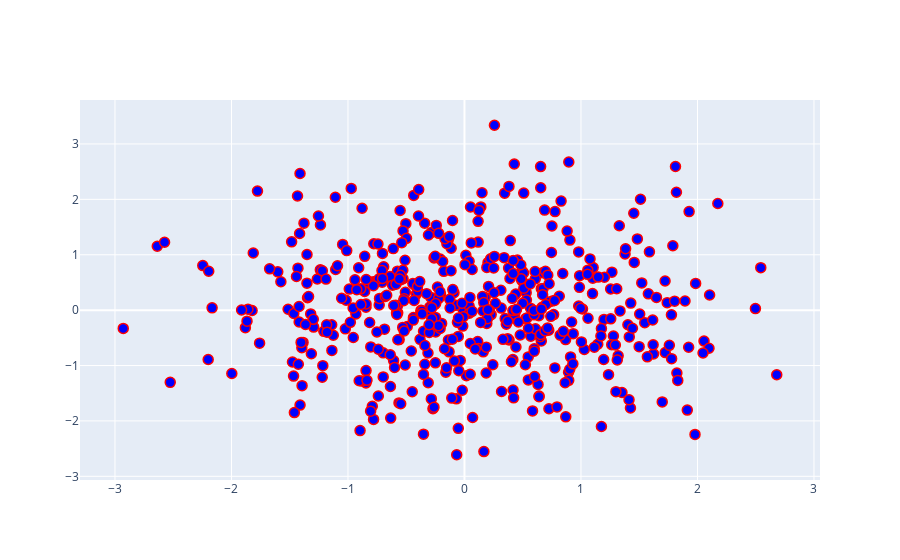

Notebook code for this chart:
### Code cell
trace = go.Scatter(
    x = random_x,
    y = random_y,
    mode = 'markers',
    marker =dict(color = 'Blue',size=10,line =dict(color='Red',width=1.5))
)
data = [trace]
figure = go.Figure(data=data)
iplot(figure)

### Figure 1 — Plotly figure (JSON) as saved in the notebook; plotly's stock layout.template omitted (floating-point values rounded to 4 significant figures; data arrays with more than 128 entries replaced by an {"elided": "..."} marker saying what was removed)
{"data": [{"marker": {"color": "Blue", "line": {"color": "Red", "width": 1.5}, "size": 10}, "mode": "markers", "type": "scatter", "x": {"elided": "500 float values"}, "y": {"elided": "500 float values"}}], "layout": {}}
